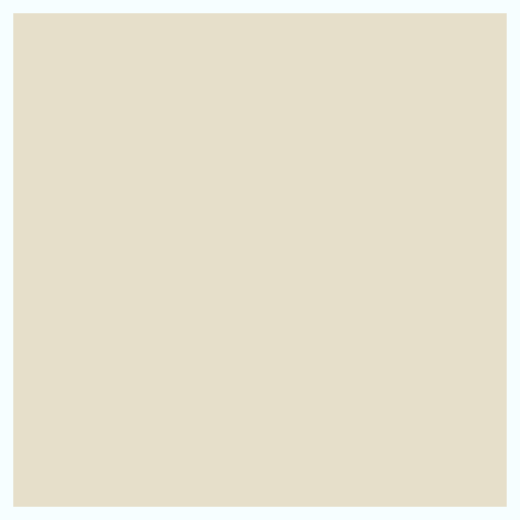
#> input picture Images/Examples/EmptyLetter.png, 520 x 520 px
$ python CreateImagesWithText.py
#> lines starting #> are read from the running program, lines starting #| are printed output that depends on the picture
from PIL import Image, ImageFont, ImageDraw, ImageTk

# TODO take the points from the dictionary template

letterPoints = [{"I": 1}, {"A": 1}, {"E": 1}, {"T": 1}, {"N": 1}, {"R": 1}, {"S": 1}, {"C": 1}, {"L": 1}, {"U": 1},
                {"O": 2}, {"P": 2}, {"D": 3}, {"M": 4}, {"F": 4}, {"V": 4}, {"B": 5}, {"G": 6}, {"H": 8}, {"Z": 8},
                {"J": 10}, {"X": 10}, {"W": 0}, {"Y": 0}, {"K": 0}, {"Q": 0}]

#img = Image.open(r"../Images/Letters/EmptyLetter.png") #background image
letterFont = ImageFont.truetype('../Images/Examples/Arimo-VariableFont_wght.ttf', 400)
pointsFont = ImageFont.truetype('../Images/Examples/Arimo-VariableFont_wght.ttf', 80)

sizeImage = 50
for i in letterPoints:
    copy = Image.open(r"../Images/Examples/EmptyLetter.png")
#> copy is the input picture: PIL image 520x520 RGBA; mean R, G, B, A 231.6, 226.1, 207.3, 255
    I1 = ImageDraw.Draw(copy)
    letter = ""
    points = -1
    for key, value in i.items():
        letter = key
        points = value
    I1.text((60, 0), f"{letter}", font=letterFont, fill=(2, 99, 107))
    I1.text((365, 350), f"{points}", font= pointsFont, fill=(2, 99, 107))
    nameImage = ord(letter.lower()) - ord("a")
    copy.save(f"../Images/Letters/{nameImage}.png", 'PNG')
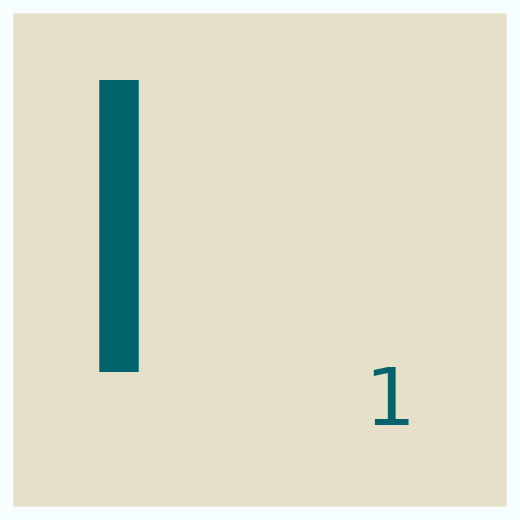
#> saved as 8.png: PIL image 520x520 RGBA; mean R, G, B, A 221.3, 220.5, 203, 255
    image = Image.open(f"../Images/Letters/{nameImage}.png")
    copy = image.resize((sizeImage, sizeImage))
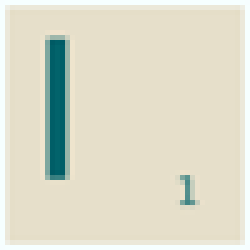
#> copy: PIL image 50x50 RGBA (shown 5 times larger); mean R, G, B, A 221.4, 220.5, 202.9, 255
    copy.save(f"../Images/Letters/{nameImage}.png", 'PNG')

image = Image.open("../Images/Examples/EmptyLetter.png")
copy = image.resize((sizeImage, sizeImage))
copy.save(f"../Images/Letters/-2.png", 'PNG') #blank letter

otherCells = ["EmptyCell", "DoubleLetter", "DoubleWord", "TripleLetter", "TripleWord", "Start", "Background"]
for i in otherCells:
#> (the run stopped early here; a loop or call above may not have finished)
